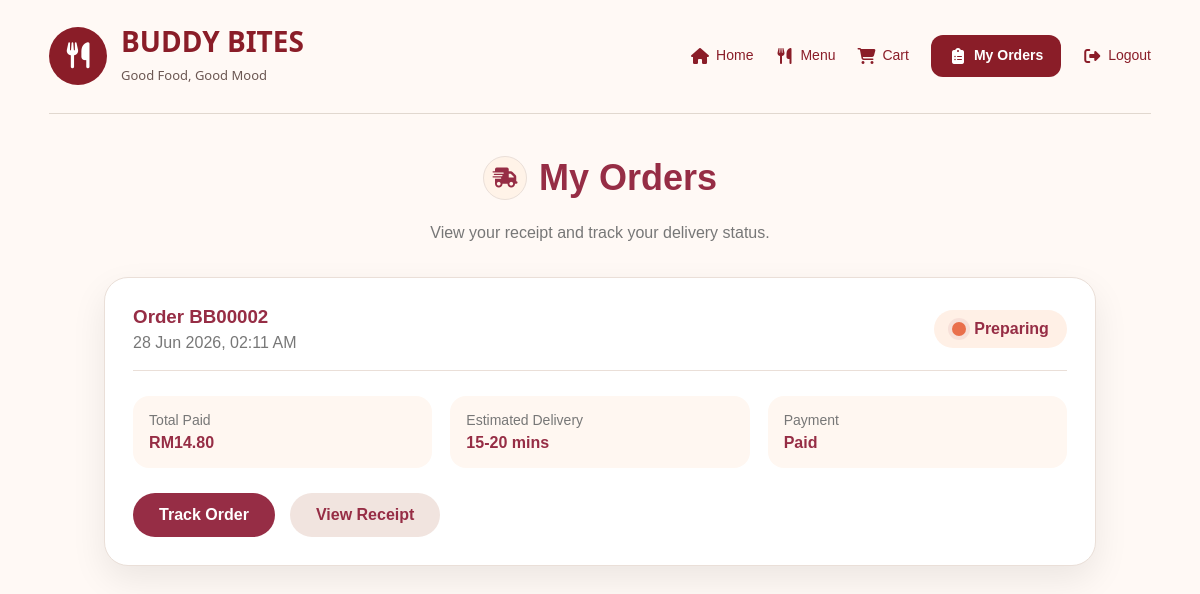
Screenshot of /pages/order_history.php (signed in) with the database file from the repository.
### tables this page shows
CREATE TABLE `orders` (
  `order_id` int(11) NOT NULL,
  `user_id` int(11) NOT NULL,
  `total_amount` decimal(10,2) NOT NULL,
  `status` varchar(50) DEFAULT 'Preparing',
  `order_date` timestamp NOT NULL DEFAULT current_timestamp()
);

### pages/order_history.php (the view, shortened to what this page needs)
<?php
include("../includes/db.php");
$user_id = $_SESSION["user_id"];
$sql = "SELECT * FROM orders WHERE user_id = ? ORDER BY order_date DESC";
$stmt = $conn->prepare($sql);
$stmt->bind_param("i", $user_id);
$stmt->execute();
$result = $stmt->get_result();
function h($text) {
    return htmlspecialchars((string) $text, ENT_QUOTES, "UTF-8");
}
function statusBadge($status) {
    $status = strtolower((string) $status);
    return '<span class="status-dot preparing"></span> Preparing';
}
?>
<?php include("../includes/header.php"); ?>
<div class="order-page">
    <div class="order-nav">
        <div class="logo">BUDDY BITES</div>
        <div>
            <a href="home.php"><i class="fa-solid fa-house"></i> Home</a>
            <a href="menu.php"><i class="fa-solid fa-utensils"></i> Menu</a>
            <a href="cart.php"><i class="fa-solid fa-cart-shopping"></i> Cart</a>
            <a class="active" href="order_history.php"><i class="fa-solid fa-clipboard-list"></i> My Orders</a>
            <a href="logout.php"><i class="fa-solid fa-right-from-bracket"></i> Logout</a>
        </div>
    </div>
    <div class="orders-container">
        <h1><span class="orders-title-icon"><i class="fa-solid fa-truck-fast"></i></span> My Orders</h1>
        <p>View your receipt and track your delivery status.</p>
        <?php if ($result->num_rows > 0) { ?>
            <?php while ($row = $result->fetch_assoc()) { ?>
                <?php $receipt_no = "BB" . str_pad($row["order_id"], 5, "0", STR_PAD_LEFT); ?>
                <div class="modern-order-card">
                    <div class="modern-order-top">
                        <div>
                            <h3>Order <?php echo h($receipt_no); ?></h3>
                            <p><?php echo date("d M Y, h:i A", strtotime($row["order_date"])); ?></p>
                        </div>
                        <div class="modern-status">
                            <?php echo statusBadge($row["status"]); ?>
                        </div>
                    </div>
                    <div class="modern-order-details">
                        <div>
                            <span>Total Paid</span>
                            <b>RM<?php echo number_format($row["total_amount"], 2); ?></b>
                        </div>
                        <div>
                            <span>Estimated Delivery</span>
                            <b>15-20 mins</b>
                        </div>
                        <div>
                            <span>Payment</span>
                            <b>Paid</b>
                        </div>
                    </div>
                    <div class="modern-order-actions">
                        <a href="order_tracking.php?order_id=<?php echo $row["order_id"]; ?>">
                            Track Order
                        </a>
                        <a class="secondary" href="receipt.php?order_id=<?php echo $row["order_id"]; ?>">
                            View Receipt
                        </a>
                    </div>
                </div>
            <?php } ?>
        <?php } ?>
    </div>
</div>
<?php include("../includes/footer.php"); ?>

### rows the page displays
orders: order_id "BB00002", order_date "28 Jun 2026, 02:11 AM", total_amount "14.80"
